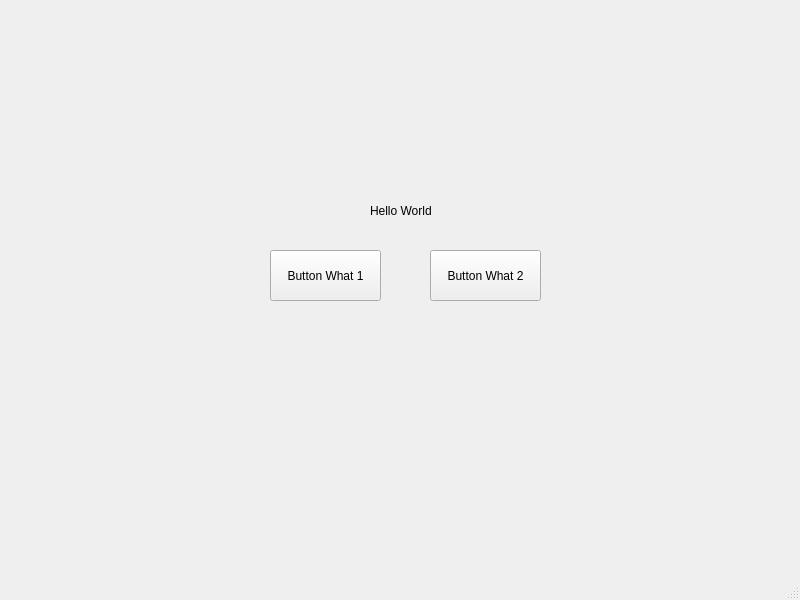
<?xml version="1.0" encoding="UTF-8"?>
<ui version="4.0">
 <class>MainWindow</class>
 <widget class="QMainWindow" name="MainWindow">
  <property name="geometry">
   <rect>
    <x>0</x>
    <y>0</y>
    <width>800</width>
    <height>600</height>
   </rect>
  </property>
  <property name="windowTitle">
   <string>MainWindow</string>
  </property>
  <widget class="QWidget" name="centralwidget">
   <widget class="QPushButton" name="button_1">
    <property name="geometry">
     <rect>
      <x>270</x>
      <y>250</y>
      <width>111</width>
      <height>51</height>
     </rect>
    </property>
    <property name="text">
     <string>Button What 1</string>
    </property>
   </widget>
   <widget class="QLabel" name="label_1">
    <property name="geometry">
     <rect>
      <x>370</x>
      <y>200</y>
      <width>81</width>
      <height>21</height>
     </rect>
    </property>
    <property name="text">
     <string>Hello World</string>
    </property>
   </widget>
   <widget class="QPushButton" name="button_2">
    <property name="geometry">
     <rect>
      <x>430</x>
      <y>250</y>
      <width>111</width>
      <height>51</height>
     </rect>
    </property>
    <property name="text">
     <string>Button What 2</string>
    </property>
   </widget>
  </widget>
  <widget class="QMenuBar" name="menubar">
   <property name="geometry">
    <rect>
     <x>0</x>
     <y>0</y>
     <width>800</width>
     <height>22</height>
    </rect>
   </property>
  </widget>
  <widget class="QStatusBar" name="statusbar"/>
 </widget>
 <resources/>
 <connections/>
</ui>
